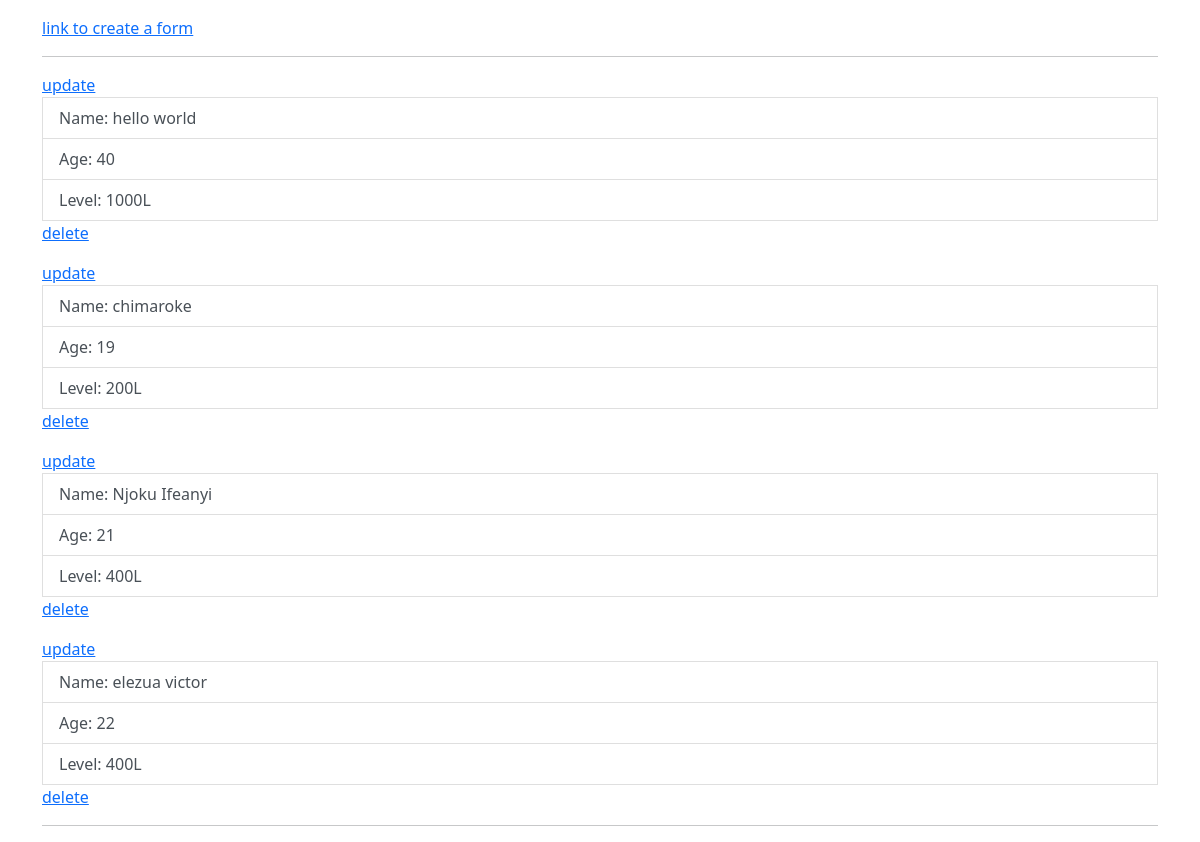
Before: / with the older database file.
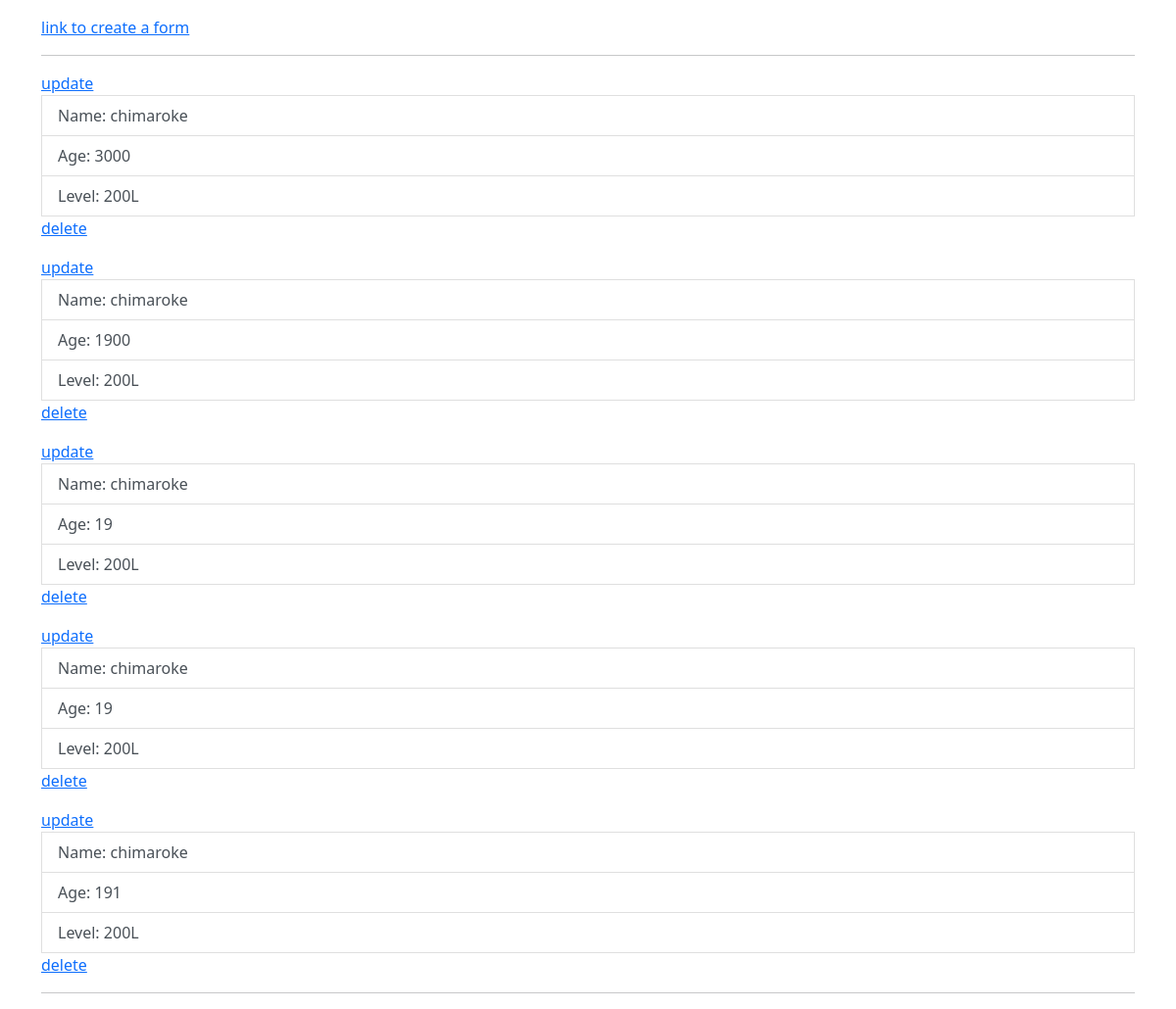
After: the same page with the newer database file.
### app/models.py (models this page shows, shortened)
class CRUD(models.Model):
    name = models.CharField(max_length=30)
    age = models.IntegerField()
    level = models.CharField(max_length=30)
    date = models.DateTimeField(auto_now_add=True)
    def update_url(self):
        return reverse('update', kwargs={"id": self.id})

### app/view.py (the view)
# urls.py: path('',home, name="home" ),
def home(request):
    queryset = CRUD.objects.all().order_by('-date')
    context = {
        'queryset': queryset
    }
    return render(request, 'app/base.html', context)

### app/templates/app/base.html (shortened to what this page needs)
<!DOCTYPE html>
<html lang="en">
<head>
    <link href="https://cdn.jsdelivr.net/npm/bootstrap@5.0.0-beta1/dist/css/bootstrap.min.css" rel="stylesheet">
</head>
<body>
    <div class="container mt-3">
        <a href="{% url 'create'%}" >link to create a form</a>
        <hr>
        {% for data in queryset %}
        <div class="list-group mb-3">
            <a href="{% url 'update' data.id %}" >update</a>
            <a href="{% url 'detail' data.id %}" class="list-group-item list-group-item-action">Name: {{data.name}}</a>
            <a href="#" class="list-group-item list-group-item-action">Age: {{data.age}}</a>
            <a href="#" class="list-group-item list-group-item-action">Level: {{data.level}}</a>
            <a href="{% url 'delete' data.id %}">delete</a>
        </div>
        {% endfor %}
        <hr>
    </div>
</body>
</html>

Changed rows visible on the page:
added CRUD: name "chimaroke", age "3000", level "200L"
changed CRUD (number 2 of 5 on the later page): name "hello world" → "chimaroke"; age "40" → "1900"; level "1000L" → "200L"
changed CRUD (number 4 of 5 on the later page): name "elezua victor" → "chimaroke"; age "22" → "19"; level "400L" → "200L"; moves up the list
changed CRUD (number 5 of 5 on the later page): name "Njoku Ifeanyi" → "chimaroke"; age "21" → "191"; level "400L" → "200L"
